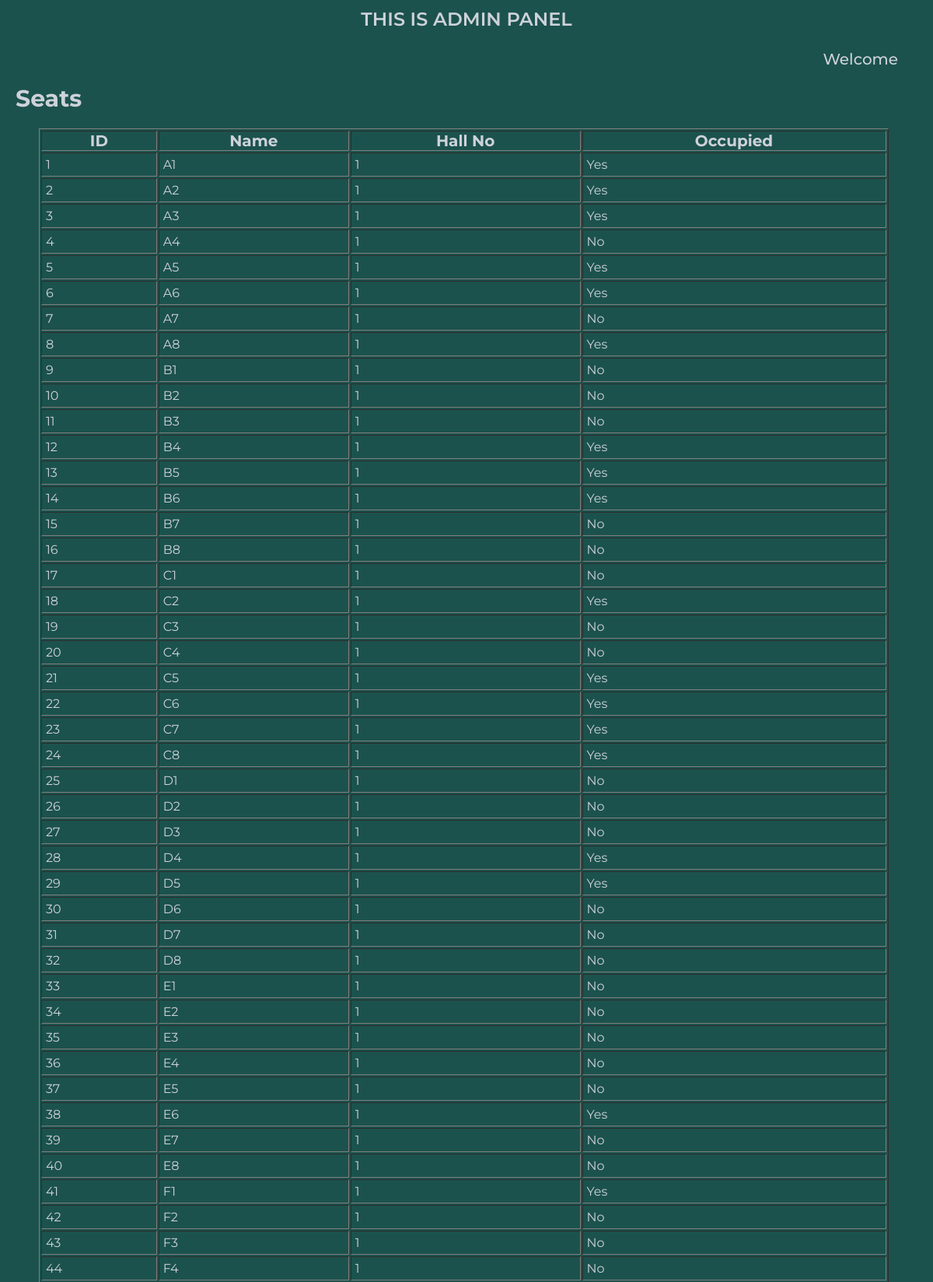
The page /assets/movie/admin/seats.php (signed in, upper part) on the database its author committed.
### tables this page shows
CREATE TABLE `seat` (
  `id` int(11) NOT NULL,
  `hall` int(11) NOT NULL,
  `name` varchar(11) NOT NULL,
  `occupied` tinyint(1) NOT NULL,
  `user` int(11) NOT NULL
);

### assets/movie/admin/seats.php (the view, shortened to what this page needs)
<?php
    require_once '../connect.php';
    $sql = "SELECT * FROM seat ;";
    $result = mysqli_query($conn ,$sql) ;
?>
<?php
    if (isset($_SESSION['user_id']) ){
        if (($_SESSION['admin'] != "0") ){
?>
<!DOCTYPE html>
<html lang="en">
<head>
    <link rel="stylesheet" href="../css/flash_message.css">
    <link rel="stylesheet" href="../css/admin/home.css">
    <link rel="stylesheet" href="../css/admin/user_table.css">
</head>
<body>
    <?php
        include_once 'nav.php';
    ?>
    <H4>Seats</H4>
    <div class="row">
        <table border="1px">
            <thead>
                <tr class="column-topic">
                    <th>ID</th>
                    <th>Name</th>
                    <th>Hall No</th>
                    <th>Occupied</th>
                </tr>
            </thead>
            <tbody>
                <?php
                    while($rows = mysqli_fetch_assoc($result)){
                ?>
                    <tr>
                        <td><?php echo $rows['id'] ?></td>
                        <td><?php echo $rows['name'] ?></td>
                        <td><?php echo $rows['hall'] ?></td>
                        <td><?php
                            if($rows['occupied'] == 0){
                                echo 'No';
                            }
                            else{
                                echo 'Yes';
                            }
                        ?></td>
                    </tr>
                <?php
                    }
                ?>
            </tbody>
        </table>
    </div>
</body>
</html>
<?php
    }
    else {
        $_SESSION["errorMessage"] = "Not Allowed!";
        header("location: ../main.php");
        exit();
    }
}
else {
    $_SESSION["errorMessage"] = "Not Allowed!";
    header("location: ../main.php");
    exit();
}
?>

### assets/admin/assets/css/flash_message.css (style rules this page uses)
body { position: relative; }

### assets/movie/css/admin/home.css (style rules this page uses)
* { margin: 0; padding: 0; color: #ced2da; background-color: #1c524d; box-sizing: border-box; font-family: "Montserrat" , sans-serif; }

### assets/movie/css/admin/user_table.css (style rules this page uses)
h4 { margin-top: 20px; margin-left: 20px; font-size: 30px; }
.row { padding-left: 50px; padding-top: 20px; display: flex; justify-content: flex-start; flex-wrap: wrap; padding-bottom: 50px; }
table { width: 95%; height: auto; }
td { padding: 5px; }
.column-topic { font-size: 20px; }

### rows shown on the page
seat: id "1", name "A1", hall "1", occupied "Yes"
seat: id "2", name "A2", hall "1", occupied "Yes"
seat: id "3", name "A3", hall "1", occupied "Yes"
seat: id "4", name "A4", hall "1", occupied "No"
seat: id "5", name "A5", hall "1", occupied "Yes"
seat: id "6", name "A6", hall "1", occupied "Yes"
seat: id "7", name "A7", hall "1", occupied "No"
seat: id "8", name "A8", hall "1", occupied "Yes"
seat: id "9", name "B1", hall "1", occupied "No"
seat: id "10", name "B2", hall "1", occupied "No"
seat: id "11", name "B3", hall "1", occupied "No"
seat: id "12", name "B4", hall "1", occupied "Yes"
seat: id "13", name "B5", hall "1", occupied "Yes"
seat: id "14", name "B6", hall "1", occupied "Yes"
seat: id "15", name "B7", hall "1", occupied "No"
seat: id "16", name "B8", hall "1", occupied "No"
seat: id "17", name "C1", hall "1", occupied "No"
seat: id "18", name "C2", hall "1", occupied "Yes"
seat: id "19", name "C3", hall "1", occupied "No"
seat: id "20", name "C4", hall "1", occupied "No"
seat: id "21", name "C5", hall "1", occupied "Yes"
seat: id "22", name "C6", hall "1", occupied "Yes"
seat: id "23", name "C7", hall "1", occupied "Yes"
seat: id "24", name "C8", hall "1", occupied "Yes"
seat: id "25", name "D1", hall "1", occupied "No"
seat: id "26", name "D2", hall "1", occupied "No"
seat: id "27", name "D3", hall "1", occupied "No"
seat: id "28", name "D4", hall "1", occupied "Yes"
seat: id "29", name "D5", hall "1", occupied "Yes"
seat: id "30", name "D6", hall "1", occupied "No"
seat: id "31", name "D7", hall "1", occupied "No"
seat: id "32", name "D8", hall "1", occupied "No"
seat: id "33", name "E1", hall "1", occupied "No"
seat: id "34", name "E2", hall "1", occupied "No"
seat: id "35", name "E3", hall "1", occupied "No"
seat: id "36", name "E4", hall "1", occupied "No"
seat: id "37", name "E5", hall "1", occupied "No"
seat: id "38", name "E6", hall "1", occupied "Yes"
seat: id "39", name "E7", hall "1", occupied "No"
seat: id "40", name "E8", hall "1", occupied "No"
seat: id "41", name "F1", hall "1", occupied "Yes"
seat: id "42", name "F2", hall "1", occupied "No"
seat: id "43", name "F3", hall "1", occupied "No"
seat: id "44", name "F4", hall "1", occupied "No"
